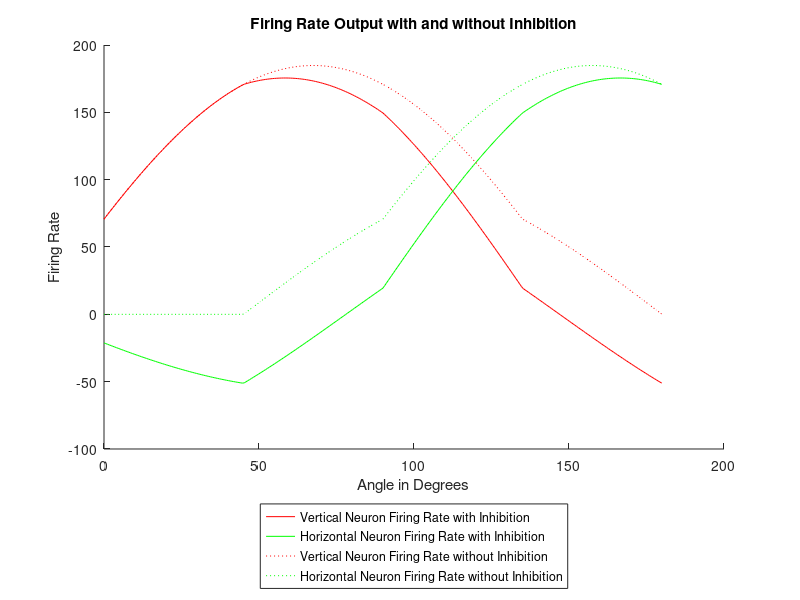
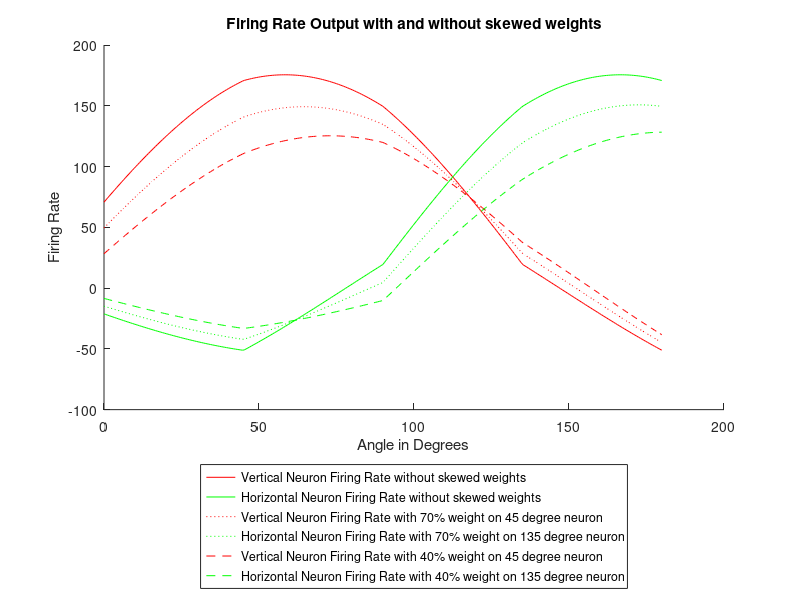
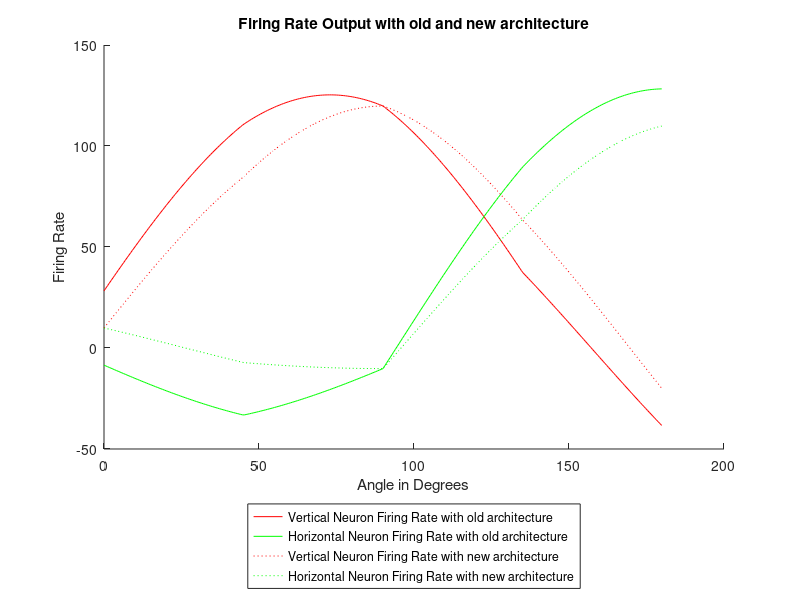
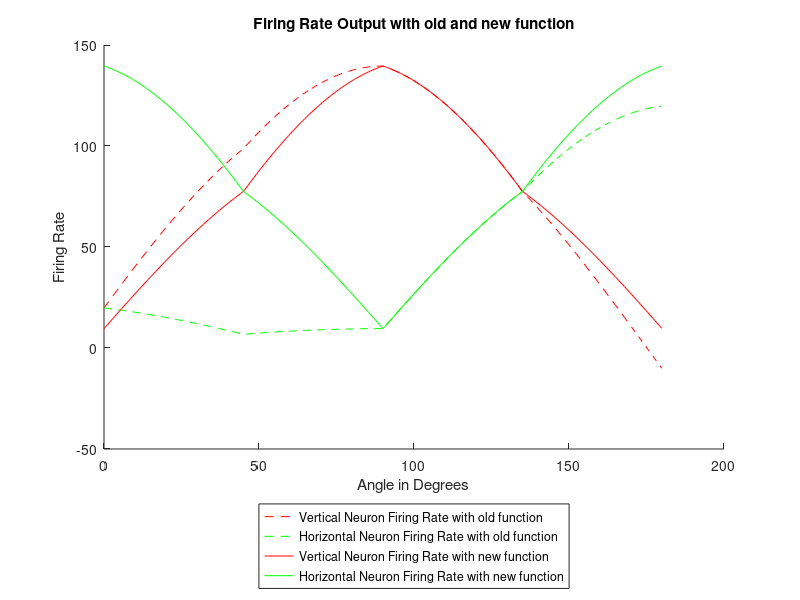

Reproduce these figures in MATLAB, in order.
function [ ] = zdestefa_hw3submission( )

%input directions in radians
inputDirs = 0:0.01:pi;

%{
For the following script, here is the architecture:
Neuron1 (tuned to 45 degrees)
Neuron2 (tuned to 90 degrees)
Neuron3 (tuned to 135 degrees)
Neuron4 (tuned to 180 degrees)

Each neuron sends to a horizontal and vertical neuron
    with varying weights. 

The horizontal and vertical neuron sends 
    an inhibitory signal to each other
%}

%{
The following is the original architecutre with and without inhibtion
    and where the weights are all uniform, meaning the following:
	- Neuron1 and Neuron2 have a uniform weight to the vertical neuron
        and a zero weight to the horizontal neuron
    - Neuron3 and Neuron4 have a uniform weight to the horizontal neuron 
        and a zero weight to the vertical weight
    - The inhibitory weight is either 0 or -0.3

Results:
The horizontal output peaks around 180 degrees and the vertical output
    peaks near 90 degrees, which is what we would want to happen.
The inhibitary neurons do dampen the firing rates, but the dampening from
    the horizontal neuron is least severe at 90 degrees for the vertical
    neuron and vice versa.
Unfortunately, around 0 degrees, neither neuron outputs much whereas we
    want the horizontal neuron to have a high firing rate. This is occuring
    because the 180 degree neuron would have a zero firing rate near zero.
Because the inhibitory effect helps emphasize horizontal and vertical
    directions, I will keep the inhibtion for the further tests.
%}

neuronPrefDirs = [pi/4 pi/2 3*pi/4 pi];
neuronHorizWeights = [0 0 100 100];
neuronVertWeights = [100 100 0 0];
HtoVweight = -0.3;
VtoHweight = -0.3;

[outputHoriz,outputVert] = getOutArray(inputDirs,neuronPrefDirs,...
       neuronHorizWeights,neuronVertWeights,HtoVweight,VtoHweight,0);
   
HtoVweight = 0;
VtoHweight = 0;

[outputHoriz1,outputVert1] = getOutArray(inputDirs,neuronPrefDirs,...
       neuronHorizWeights,neuronVertWeights,HtoVweight,VtoHweight,0);

figure
hold on
plot(radtodeg(inputDirs),outputVert,'r-');
plot(radtodeg(inputDirs),outputHoriz,'g-');
plot(radtodeg(inputDirs),outputVert1,'r:');
plot(radtodeg(inputDirs),outputHoriz1,'g:');
xlabel('Angle in Degrees');
ylabel('Firing Rate');
title('Firing Rate Output with and without Inhibition');
hold off
legend('Vertical Neuron Firing Rate with Inhibition',...
    'Horizontal Neuron Firing Rate with Inhibition',...
    'Vertical Neuron Firing Rate without Inhibition',...
    'Horizontal Neuron Firing Rate without Inhibition',...
    'Location','southoutside');

%{
With this network, we want more emphasis on the 90 degree neuron than on
    the 45 degree neuron when testing if vertical. Similarly, we want more
    emphasis on the 180 degree neuron than on the 135 degree neuron. For
    this reason, I tested skewed weights here to see the horizontal and
    vertical neuron output. 
The architecture is the same as the previous one with two differences:
    - Neuron1 has a smaller weight than Neuron2
    - Neuron3 has a smaller weight than Neuron4

Results:
Mostly the same as the previous one except that the difference between the max 
    and min firing rates have increased and the curves have seemingly
    become narrower. 
The increase in the difference further helps distinguish horizontal and
    vertical directions, thus for the next one, I will keep the skewed
    weights
%}

neuronPrefDirs = [pi/4 pi/2 3*pi/4 pi];
HtoVweight = -0.3;
VtoHweight = -0.3;

neuronHorizWeights = [0 0 100 100];
neuronVertWeights = [100 100 0 0];

[outputHoriz,outputVert] = getOutArray(inputDirs,neuronPrefDirs,...
       neuronHorizWeights,neuronVertWeights,HtoVweight,VtoHweight,0);

neuronHorizWeights = [0 0 70 100];
neuronVertWeights = [70 100 0 0];

[outputHoriz1,outputVert1] = getOutArray(inputDirs,neuronPrefDirs,...
       neuronHorizWeights,neuronVertWeights,HtoVweight,VtoHweight,0);
   
neuronHorizWeights = [0 0 40 100];
neuronVertWeights = [40 100 0 0];

[outputHoriz2,outputVert2] = getOutArray(inputDirs,neuronPrefDirs,...
       neuronHorizWeights,neuronVertWeights,HtoVweight,VtoHweight,0);
   


figure
hold on
plot(radtodeg(inputDirs),outputVert,'r-');
plot(radtodeg(inputDirs),outputHoriz,'g-');
plot(radtodeg(inputDirs),outputVert1,'r:');
plot(radtodeg(inputDirs),outputHoriz1,'g:');
plot(radtodeg(inputDirs),outputVert2,'r--');
plot(radtodeg(inputDirs),outputHoriz2,'g--');
xlabel('Angle in Degrees');
ylabel('Firing Rate');
title('Firing Rate Output with and without skewed weights');
hold off
legend('Vertical Neuron Firing Rate without skewed weights',...
    'Horizontal Neuron Firing Rate without skewed weights',...
    'Vertical Neuron Firing Rate with 70% weight on 45 degree neuron',...
    'Horizontal Neuron Firing Rate with 70% weight on 135 degree neuron',...
    'Vertical Neuron Firing Rate with 40% weight on 45 degree neuron',...
    'Horizontal Neuron Firing Rate with 40% weight on 135 degree neuron',...
    'Location','southoutside');

%{
After finding out that the weights should be skewed, I am next going to go
    with the new architecture for this problem. 
For the horizontal neuron,
    I will want to accept input from the 45 degree neuron, 135 degree
    neuron, and 180 degree neuron with most of the weight being with the
    180 degree neuron. 
Along those same lines, the vertical output gets the
    most information from the 90 degree neuron and some from the 135 and 45
    degree neuron. 
The horizontal output gets 0 weight from the 90 degree
    neuron and the vertical output gets 0 weight from the 180 degree
    neuron.

Results:
This seems to dampen the differences slightly, but the peaks do 
    seem closer to where I want them to be, so I will keep this 
    weight paradigm
%}

neuronPrefDirs = [pi/4 pi/2 3*pi/4 pi];
HtoVweight = -0.3;
VtoHweight = -0.3;

%old architecture weights
neuronHorizWeights = [0 0 40 100];
neuronVertWeights = [40 100 0 0];

[outputHoriz,outputVert] = getOutArray(inputDirs,neuronPrefDirs,...
       neuronHorizWeights,neuronVertWeights,HtoVweight,VtoHweight,0);

%new architecture weights
neuronHorizWeights = [20 0 20 100];
neuronVertWeights = [20 100 20 0];

[outputHoriz1,outputVert1] = getOutArray(inputDirs,neuronPrefDirs,...
       neuronHorizWeights,neuronVertWeights,HtoVweight,VtoHweight,0);
   

figure
hold on
plot(radtodeg(inputDirs),outputVert,'r-');
plot(radtodeg(inputDirs),outputHoriz,'g-');
plot(radtodeg(inputDirs),outputVert1,'r:');
plot(radtodeg(inputDirs),outputHoriz1,'g:');
xlabel('Angle in Degrees');
ylabel('Firing Rate');
title('Firing Rate Output with old and new architecture');
hold off
legend('Vertical Neuron Firing Rate with old architecture',...
    'Horizontal Neuron Firing Rate with old architecture',...
    'Vertical Neuron Firing Rate with new architecture',...
    'Horizontal Neuron Firing Rate with new architecture',...
    'Location','southoutside');


%{
I am still having the issue that around 0 degrees, neither the horizontal
    or vertical neuron output much. This is occuring because none of the
    degree oriented neurons are near 0 degrees. The 180 degree neuron will
    have no firing near zero due to a negative cosine. 
For this problem though we care about the magnitude of the cosine rather
    than whether it is positive or negative, so I decided to change the
    tuning curve function to absolute value of the cosine to see the
    result. 
The graph shows the firing rate with the old and new functions.

Results:
With the new function, you get exactly the type of firing that you would
    want. The horizontal firing rate has its max at 0 and 180 degrees and
    its min at 90 degrees. The vertical firing rate has its max at 90
    degrees and its min at 0 and 180 degrees. 
%}

neuronPrefDirs = [pi/4 pi/2 3*pi/4 pi];
HtoVweight = -0.3;
VtoHweight = -0.3;

neuronHorizWeights = [40 0 40 100];
neuronVertWeights = [40 100 40 0];

%uses the old function
[outputHoriz,outputVert] = getOutArray(inputDirs,neuronPrefDirs,...
       neuronHorizWeights,neuronVertWeights,HtoVweight,VtoHweight,0);

%uses the new function
[outputHoriz1,outputVert1] = getOutArray(inputDirs,neuronPrefDirs,...
       neuronHorizWeights,neuronVertWeights,HtoVweight,VtoHweight,1);
   

figure
hold on
plot(radtodeg(inputDirs),outputVert,'r--');
plot(radtodeg(inputDirs),outputHoriz,'g--');
plot(radtodeg(inputDirs),outputVert1,'r-');
plot(radtodeg(inputDirs),outputHoriz1,'g-');
xlabel('Angle in Degrees');
ylabel('Firing Rate');
title('Firing Rate Output with old and new function');
hold off
legend('Vertical Neuron Firing Rate with old function',...
    'Horizontal Neuron Firing Rate with old function',...
    'Vertical Neuron Firing Rate with new function',...
    'Horizontal Neuron Firing Rate with new function',...
    'Location','southoutside');

%{
Given the previous success, I decided to see if adding a neuron tuned to 0
    degrees helps. It has the same weight as the 180 degree neuron for the 
    horizontal and vertical output. I kept the old tuning curve function
    for this test.

Results:
The horizontal and vertical output look very similar to the case where I
    changed the tuning function to absolute value of the cosine. Thus it
    seems that adding a neuron tuned to 0 degrees also helps make the
    output look as expected. 
%}

neuronPrefDirs = [pi/4 pi/2 3*pi/4 pi];
HtoVweight = -0.3;
VtoHweight = -0.3;

neuronHorizWeights = [40 0 40 100];
neuronVertWeights = [40 100 40 0];

%uses the current architecture
[outputHoriz,outputVert] = getOutArray(inputDirs,neuronPrefDirs,...
       neuronHorizWeights,neuronVertWeights,HtoVweight,VtoHweight,0);

neuronPrefDirs = [0 pi/4 pi/2 3*pi/4 pi];
neuronHorizWeights = [100 40 0 40 100];
neuronVertWeights = [0 40 100 40 0];
   
%uses the experimental architecture
[outputHoriz1,outputVert1] = getOutArray(inputDirs,neuronPrefDirs,...
       neuronHorizWeights,neuronVertWeights,HtoVweight,VtoHweight,0);
   

figure
hold on
plot(radtodeg(inputDirs),outputVert,'r--');
plot(radtodeg(inputDirs),outputHoriz,'g--');
plot(radtodeg(inputDirs),outputVert1,'r-');
plot(radtodeg(inputDirs),outputHoriz1,'g-');
xlabel('Angle in Degrees');
ylabel('Firing Rate');
title('Firing Rate Output with current and experimental architecture');
hold off
legend('Vertical Neuron Firing Rate with current architecture',...
    'Horizontal Neuron Firing Rate with current architecture',...
    'Vertical Neuron Firing Rate with experimental architecture',...
    'Horizontal Neuron Firing Rate with experimental architecture',...
    'Location','southoutside');

%{
Conclusion:
The given architecture works well in detecting how horizontal or vertical
    the input direction is for angles between 45 and 180 degrees. However
    in the 0 to 45 degree range, there is a deficiency. It is mostly
    horizontal there but the horizontal output cannot be as high as desired
    unless some modification is made to the architecture. 
I tested two modifications that worked well:
    1. Changing the tuning function to absolute value. The main benefit
        this provided was that the 180 degree neuron had a firing rate near
        0 degrees
    2. Adding a neuron at 0 degrees but keeping the tuning function the same.
        This had a similar benefit to 1
%}


function [ outputHoriz,outputVert ] = getOutArray( inputDirs,neuronPrefDirs,...
       neuronHorizWeights,neuronVertWeights,HtoVweight,VtoHweight,spflag )
%GETOUTARRAY Gets the horizontal and vertical output for each
%           input direction angle in inputDirs

outputVert = zeros(size(inputDirs));
outputHoriz = zeros(size(inputDirs));

for i = 1:length(inputDirs)
   [outH,outV] = getNeuralNetOut(inputDirs(i),neuronPrefDirs,...
       neuronHorizWeights,neuronVertWeights,HtoVweight,VtoHweight,spflag);
   outputVert(i) = outV;
   outputHoriz(i) = outH;
end
    
end
    
function [ y ] = radtodeg( x )
%RADTODEG Converts radians to degrees

y = x*180/pi;
end

function [ horizNeuronOutput,vertNeuronOutput ] = getNeuralNetOut( ...
    inputDir, neuronPrefDirs,neuronHorizWeights, neuronVertWeights,...
    horizToVertInhib, vertToHorizInhib, spflag  )
%GETNEURALNETOUTPUT Gets the horizontal and vertical neuron output
%       given the network parameters and input

%{
Assumes the network is structured as follows:
    neurons whose preferred directions are in neuronPrefDirs
    Each of those neurons sends to a horizontal and vertical output
        neuron via a weight specified in the parameters
    The horizontal and vertical neurons send inhibitory signals to each
        other
%}


%this calculates the initial feed-forward excitation of the input neurons
%   we now have the contribution of those input neurons to the horizontal
%       and vertical neurons
horizNeuronExcit = zeros(1,4);
vertNeuronExcit = zeros(1,4);
for i = 1:length(neuronPrefDirs);
   horizNeuronExcit(i) = getFeedForwardOutput(inputDir,...
       neuronPrefDirs(i),neuronHorizWeights(i),spflag); 
   vertNeuronExcit(i) = getFeedForwardOutput(inputDir,...
       neuronPrefDirs(i),neuronVertWeights(i),spflag); 
end
vertNeuronExcitation = sum(vertNeuronExcit);
horizNeuronExcitation = sum(horizNeuronExcit);

%this calculates the final vertical and horizontal output
%   it is the excitation minus the inhibition from the other neuron
vertNeuronOutput = vertNeuronExcitation + ...
    horizToVertInhib*horizNeuronExcitation;
horizNeuronOutput = horizNeuronExcitation + ...
    vertToHorizInhib*vertNeuronExcitation;


end

function [ output ] = getFeedForwardOutput( inputAngle,preferredAngle,weight , spflag)
%GETFEEDFORWARDOUTPUT Calculates the feed-forward excitation which
%       is the cosine of the inputAngle with the preferredAngle
%       multiplied by a weight value
%
%If the special flag is enabled, then the feed-forward exictation is the 
%       absolute value of the cosine of the inputAngle with the
%       preferredAngle multipled by the weight value

output = max(0,cos(inputAngle-preferredAngle))*weight;
if(spflag==1)
    output = abs(cos(inputAngle-preferredAngle))*weight;
end

end


    

end

